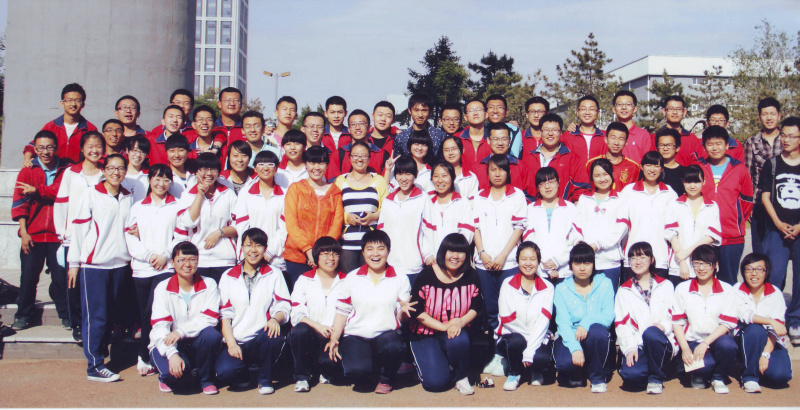
//> input picture opencv_sample/Test-001.JPG, 800 x 410 px, given in place of the camera
$ ./main   (built with g++ and OpenCV 4)
//> lines starting //> are read from the running program, lines starting //| are printed output that depends on the picture; after the words box and inside, x2 and y2 are one past the last pixel; in counts of white or black regions, pixels touching at a corner belong together
#include "opencv2/objdetect.hpp"
#include "opencv2/highgui.hpp"
#include "opencv2/imgproc.hpp"
#include "opencv2/video/tracking.hpp"
#include "opencv2/core/utility.hpp"
#include "opencv2/videoio.hpp"
#include <iostream>
#include <iomanip>

using namespace std;
using namespace cv;

Rect changeRect(Rect A,Rect B);//Change B into A

void detectFace(Mat&, CascadeClassifier&, vector<Rect>&, double, bool);

string cascadeName="./data/haarcascades/haarcascade_frontalface_alt2.xml";
//string cascadeName="./data/lbpcascades/lbpcascade_frontalface.xml";
int limitms = cvRound(1000 / 15);//15 FPS

const int frameWidth = 320;
const int frameHeight = 240;

double timer_start,timer_stop,FPS;
int faceNum=0;
bool openMosaic = true;

int main(){
  // [6 lines of commented-out code are left out]
  vector<Rect> faces;
  Mat frame,image;
  Mat mosaic;
  VideoCapture capture;
  const double scale=1.2;

  //Face Detector
  //Load Haar Cascade
  CascadeClassifier cascade;
  try{
    cascade.load(cascadeName);
  } catch (cv::Exception e){}
  if(cascade.empty()){
    cout<<"ERROR: Could't load Cascade Classifier Face Detector ("<<cascadeName<<")!"<<endl;
  }

  //Open Camera
  //capture.open(CAP_V4L2);
  capture.open(CAP_ANY);
  if(!capture.isOpened()){
    cout << "***Could not initialize capturing...***"<<endl;
    return -1;
  }
  cout << "Video capturing has been started ..." << endl;
  namedWindow( "Face Detector", 0 );

  //Set Camera
  capture.set(CAP_PROP_FRAME_WIDTH, frameWidth);
  capture.set(CAP_PROP_FRAME_HEIGHT, frameHeight);
  //capture.set(CAP_PROP_FPS, 15);

  while(1){
    capture >> frame;
//> frame is the input picture: 410 rows x 800 cols, CV_8UC3; mean B, G, R 147.5, 139.1, 156.5
    timer_start = (double)getTickCount();
    if( frame.empty() ) break;

    image = frame.clone();
    //cout<<"FPS:"<<capture.get(CAP_PROP_FPS)<<endl;
    //Mosaic
    if(openMosaic){
      resize( image, mosaic, Size(), 0.1, 0.1, INTER_AREA );
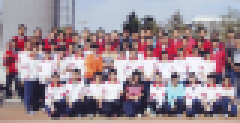
//> mosaic: 41 rows x 80 cols, CV_8UC3 (shown 3 times larger); mean B, G, R 147.5, 139.1, 156.5
      resize( mosaic, mosaic, Size(), 10, 10, INTER_NEAREST );
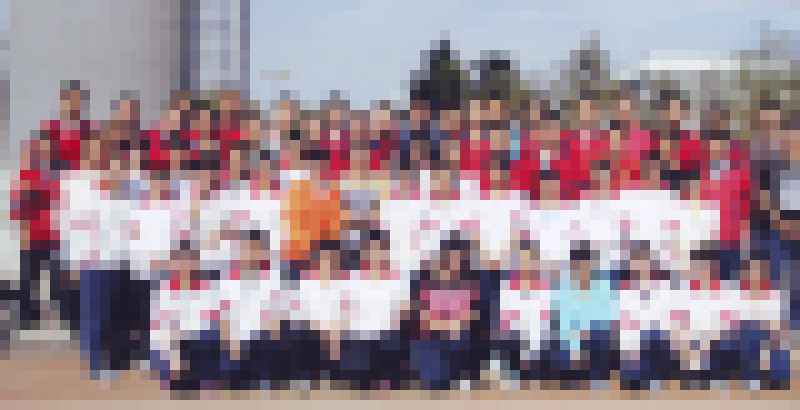
//> mosaic: 410 rows x 800 cols, CV_8UC3; mean B, G, R 147.5, 139.1, 156.5
    }

    detectFace(image,cascade,faces,scale,0);
//> in detectFace, `if      (image.channels() == 3) cvtColor(image, gray, COLOR_BGR2GRAY);`:
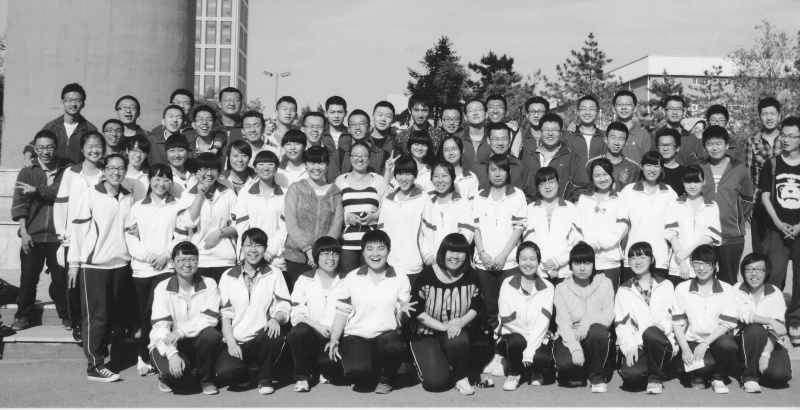
//> gray: 410 rows x 800 cols, CV_8UC1; min 21, max 252, mean 145.2
//> in detectFace, `resize( gray, smallImage, Size(), fx, fx, INTER_LINEAR );`:
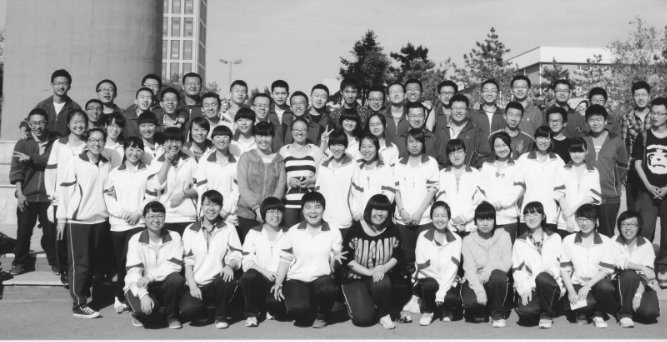
//> smallImage: 342 rows x 667 cols, CV_8UC1; min 26, max 251, mean 145.2
//> in detectFace, `equalizeHist(smallImage, smallImage );`:
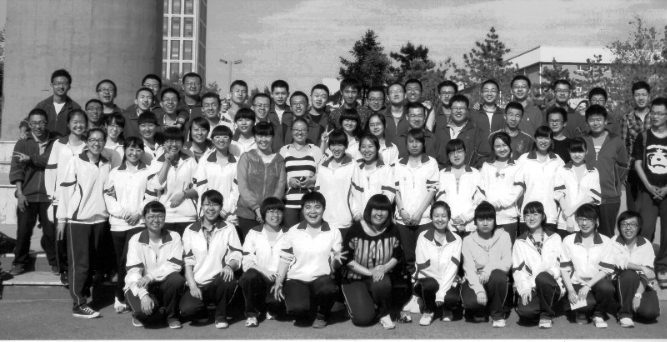
//> smallImage: 342 rows x 667 cols, CV_8UC1; min 0, max 255, mean 128.3
//> in detectFace, `cascade.detectMultiScale( smallImage, faces, 1.1, 2, 0   |CASCADE_SCAL..`: faces = 35 Rects (x, y, width, height), first 8: [50, 75, 23, 23], [182, 76, 21, 21], [509, 79, 22, 22], [96, 82, 21, 21], [403, 82, 21, 21], [478, 82, 22, 22], [552, 82, 21, 21], [339, 83, 22, 22]
    faceNum = faces.size();
//> faceNum = 35
    while(!faces.empty()){
      Rect ROI(cvRound(faces.back().x*scale), cvRound(faces.back().y*scale), cvRound(faces.back().width*scale), cvRound(faces.back().height*scale) );
      if(openMosaic){
        mosaic(ROI).copyTo(image(ROI));
      }
      else{
        rectangle(image, cvPoint(ROI.x,ROI.y), cvPoint((ROI.x+ROI.width), (ROI.y+ROI.height)), Scalar(200,0,0), 2, 8, 0 );
      }
      faces.pop_back();
    }
//> this loop made 35 passes
//> ROI on passes 1 to 12: Rect(742, 259, 26, 26), Rect(516, 248, 26, 26), Rect(360, 238, 30, 30), Rect(589, 164, 25, 25), Rect(427, 166, 26, 26), Rect(196, 158, 26, 26), Rect(103, 158, 26, 26), Rect(640, 155, 25, 25), Rect(163, 140, 28, 28), Rect(439, 139, 25, 25), Rect(34, 137, 26, 26), Rect(80, 136, 25, 25)
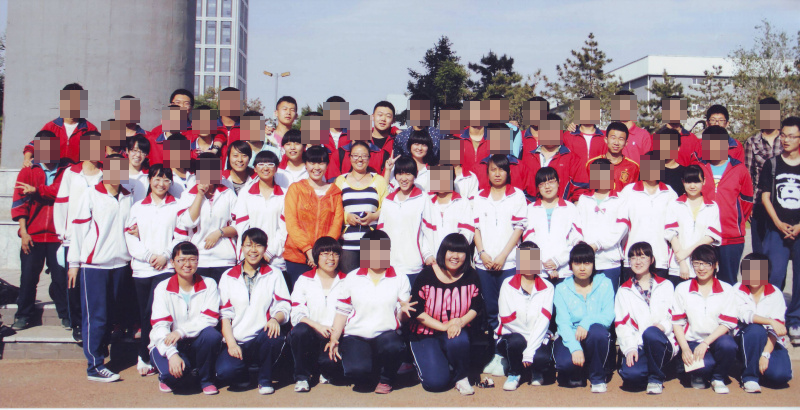
//> image: 410 rows x 800 cols, CV_8UC3; 6.96% of pixels changed, all inside (x1, y1, x2, y2) = (34, 90, 781, 285)
    timer_stop = (double)getTickCount();
    FPS = getTickFrequency()/(timer_stop - timer_start);
    cout<<FPS<<endl;
    putText(  image,
              "FPS:"+to_string(FPS).substr(0,5),
              Point(5,15),
              CV_FONT_HERSHEY_COMPLEX_SMALL,
              0.8,//font scale
              Scalar(255,255,255),  //color
              1,
              LINE_8,
              false);

    putText(  image,
              "Detected "+to_string(faceNum)+" faces",
              Point(5,frameHeight-5),
              CV_FONT_HERSHEY_COMPLEX_SMALL,
              0.8,//font scale
              Scalar(255,255,255),  //color
              1,
              LINE_8,
              false);
    imshow( "Face Detector", image );
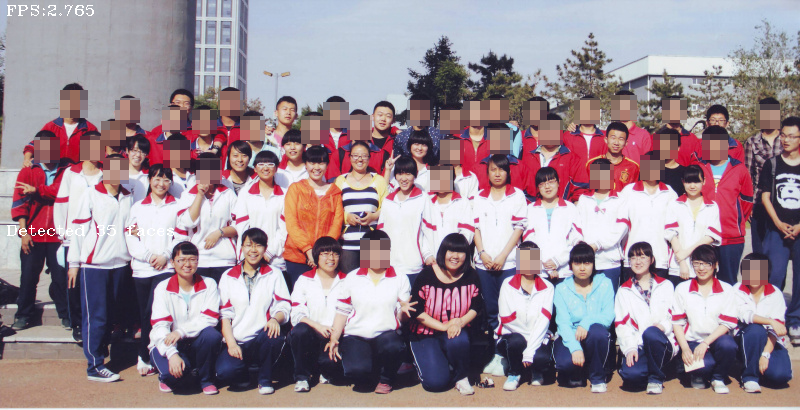
//> window 'Face Detector': 410 rows x 800 cols, CV_8UC3; mean B, G, R 147.7, 139.2, 156.5
    char c = (char)waitKey(10);
//> the 'q' key is pressed
    if( c == 'm' || c == 'M') openMosaic = !openMosaic;
    if( c == 27 || c == 'q' || c == 'Q' ) break;
  }

  // [8 lines of commented-out code are left out]
}

void detectFace(Mat& image, CascadeClassifier& cascade,vector<Rect>& faces,double scale,bool tryflip){
  vector<Rect> facesflip;
  Mat gray, smallImage;
  //预处理
  if      (image.channels() == 3) cvtColor(image, gray, COLOR_BGR2GRAY);
  else if (image.channels() == 4) cvtColor(image, gray, COLOR_BGRA2GRAY);
  else                            gray = image;
  double fx = 1 / scale;
  resize( gray, smallImage, Size(), fx, fx, INTER_LINEAR );
  equalizeHist(smallImage, smallImage );
  //Face Detect
  //timer = (double)getTickCount();
  cascade.detectMultiScale( smallImage, faces, 1.1, 2, 0
      // |CASCADE_FIND_BIGGEST_OBJECT,
      // |CASCADE_DO_ROUGH_SEARCH,
      |CASCADE_SCALE_IMAGE,
      Size(20, 20) );
  if( tryflip ){
      flip(smallImage, smallImage, 1);
      cascade.detectMultiScale( smallImage, facesflip, 1.1, 2, 0
                                |CASCADE_SCALE_IMAGE,
                                // |CASCADE_FIND_BIGGEST_OBJECT
                                // |CASCADE_DO_ROUGH_SEARCH
                                Size(20, 20) );
      for( vector<Rect>::const_iterator r = facesflip.begin(); r != facesflip.end(); ++r ){
          faces.push_back(Rect(smallImage.cols - r->x - r->width, r->y, r->width, r->height));
      }
  }

  // [4 lines of commented-out code are left out]

}

Rect changeRect(Rect A,Rect B){//Change B into A
  if(B.x<A.x)
    B.x=A.x;
  if(B.x+B.width>A.width)
    B.width=A.width-B.x;
  if(B.y<A.y)
    B.y=A.y;
  if(B.y+B.height>A.height)
    B.height=A.height-B.y;
  return(B);
}

$ run again, on opencv_sample/Test-002.JPG
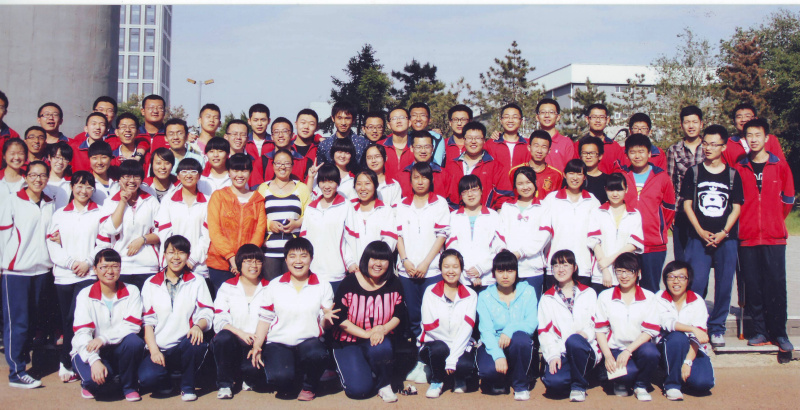
//> input picture opencv_sample/Test-002.JPG, 800 x 410 px, given in place of the camera
//> frame is the input picture: 410 rows x 800 cols, CV_8UC3; mean B, G, R 144.4, 135.6, 153.4
//> in detectFace, `equalizeHist(smallImage, smallImage );`:
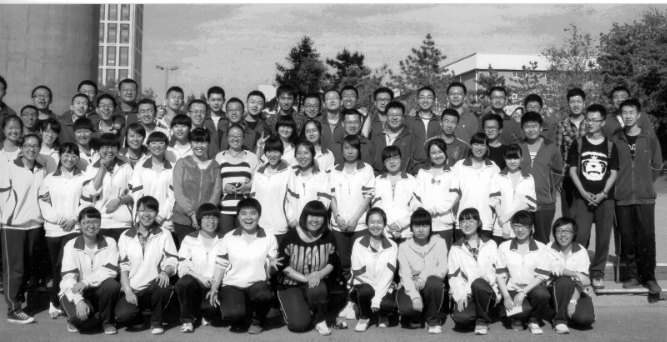
//> smallImage: 342 rows x 667 cols, CV_8UC1; min 0, max 255, mean 128.3
//> in detectFace, `cascade.detectMultiScale( smallImage, faces, 1.1, 2, 0   |CASCADE_SCAL..`: faces = 36 Rects (x, y, width, height), first 8: [118, 82, 21, 21], [445, 86, 22, 22], [339, 87, 21, 21], [414, 88, 22, 22], [487, 89, 21, 21], [276, 91, 21, 21], [206, 92, 21, 21], [70, 95, 20, 20]
//> faceNum = 36
//> the loop `while(!faces.empty())` made 36 passes
//> ROI on passes 1 to 8: Rect(86, 200, 50, 50), Rect(664, 266, 29, 29), Rect(437, 256, 26, 26), Rect(97, 256, 25, 25), Rect(362, 247, 29, 29), Rect(283, 245, 30, 30), Rect(602, 180, 26, 26), Rect(457, 179, 26, 26)
//> `imshow( "Face Detector", image );`:
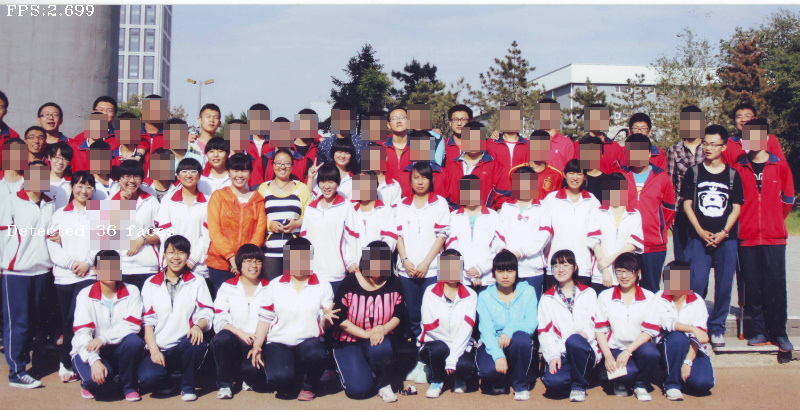
//> window 'Face Detector': 410 rows x 800 cols, CV_8UC3; mean B, G, R 144.7, 135.7, 153.6

$ run again, on opencv_sample/Test-003.JPG
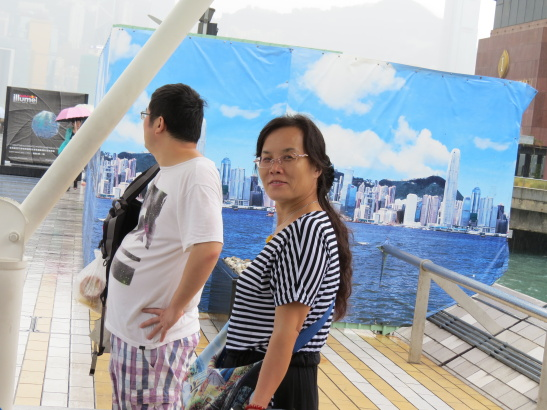
//> input picture opencv_sample/Test-003.JPG, 547 x 410 px, given in place of the camera
//> frame is the input picture: 410 rows x 547 cols, CV_8UC3; mean B, G, R 174.2, 166.1, 158.3
//> in detectFace, `equalizeHist(smallImage, smallImage );`:
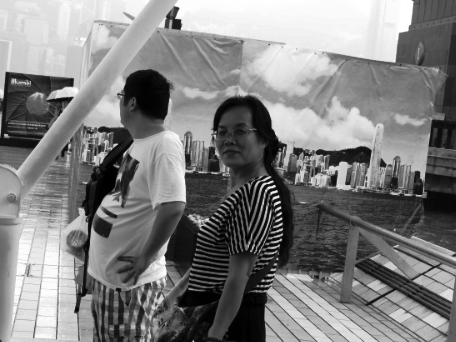
//> smallImage: 342 rows x 456 cols, CV_8UC1; min 0, max 255, mean 128.3
//> in detectFace, `cascade.detectMultiScale( smallImage, faces, 1.1, 2, 0   |CASCADE_SCAL..`: faces = 1 Rect (x, y, width, height): [207, 113, 50, 50]
//> faceNum = 1
//> the loop `while(!faces.empty())` made 1 pass
//> ROI on pass 1: Rect(248, 136, 60, 60)
//> `imshow( "Face Detector", image );`:
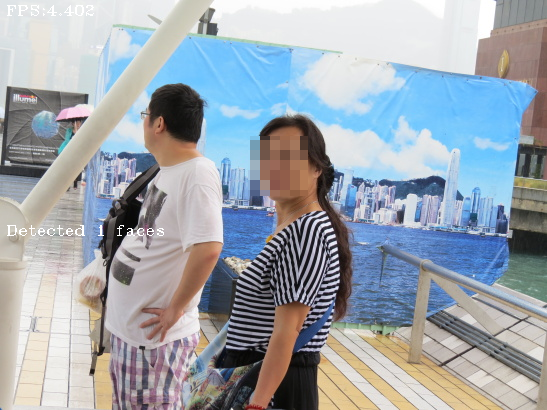
//> window 'Face Detector': 410 rows x 547 cols, CV_8UC3; mean B, G, R 174.4, 166.3, 158.4

$ run again, on opencv_sample/Test-004.JPG
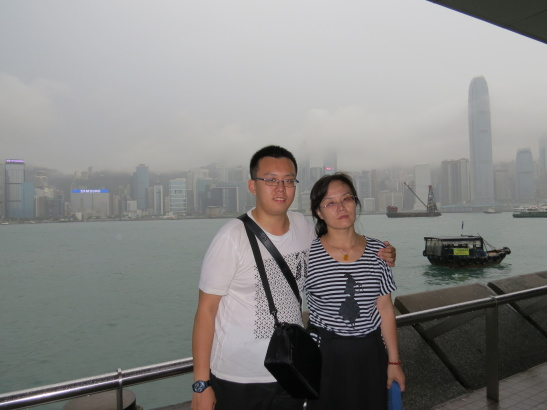
//> input picture opencv_sample/Test-004.JPG, 547 x 410 px, given in place of the camera
//> frame is the input picture: 410 rows x 547 cols, CV_8UC3; mean B, G, R 134.4, 135.9, 136.5
//> in detectFace, `cascade.detectMultiScale( smallImage, faces, 1.1, 2, 0   |CASCADE_SCAL..`: faces = 2 Rects (x, y, width, height): [264, 154, 38, 38], [211, 134, 44, 44]
//> faceNum = 2
//> the loop `while(!faces.empty())` made 2 passes
//> ROI on passes 1 to 2: Rect(253, 161, 53, 53), Rect(317, 185, 46, 46)
//> `imshow( "Face Detector", image );`:
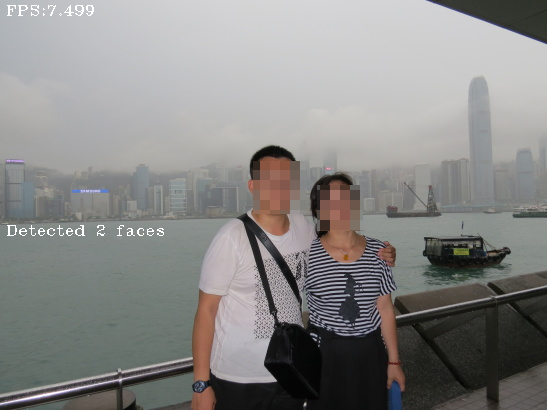
//> window 'Face Detector': 410 rows x 547 cols, CV_8UC3; mean B, G, R 134.7, 136.2, 136.8
